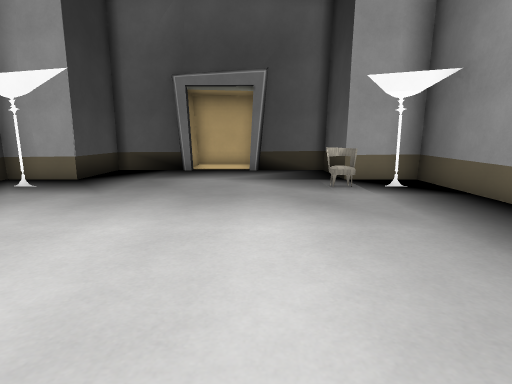
view 1 (above)

13 first-person views from a walk through a level from a Godot 3-D game. The camera is 1.2 m above the floor, tilts 10° down and sees 80° across. The floor is counted in squares, 1 m on a side. Each view is taken from the middle of a square. On the plan, view 1 faces up. The plan holds only what a view shows up to about 13 squares ahead; the rest is blank. The place goes on beyond the plan. Characters and animated objects are not drawn. Door leaves are left out where a doorway can be walked through. Some surface patterns are stand-ins.

view 2
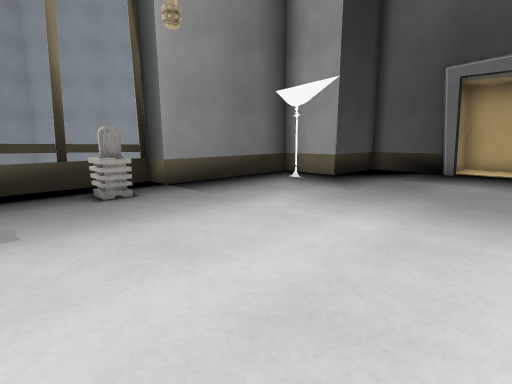

view 3
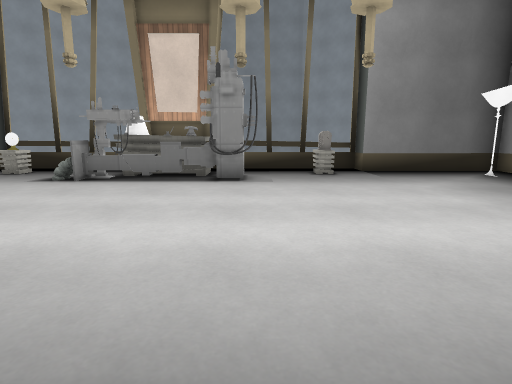

view 4
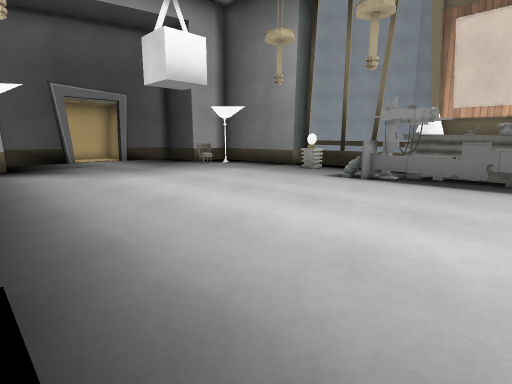

view 5
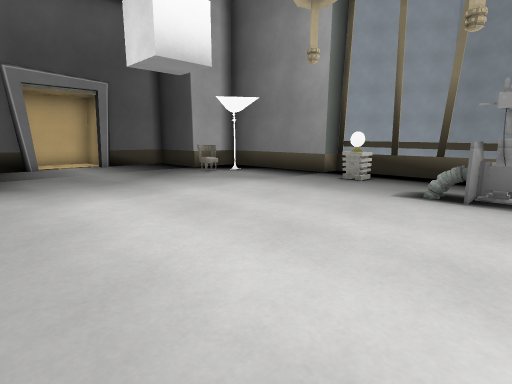

view 6
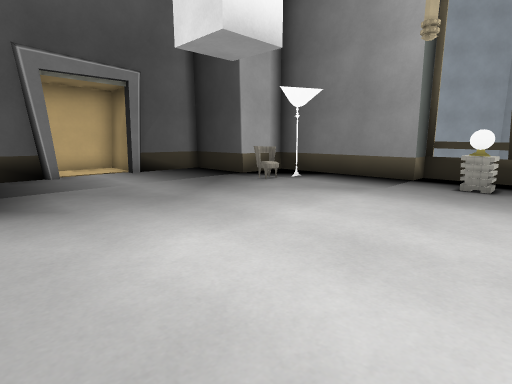

view 7
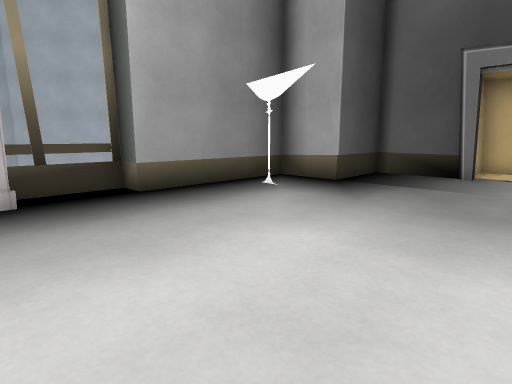

view 8
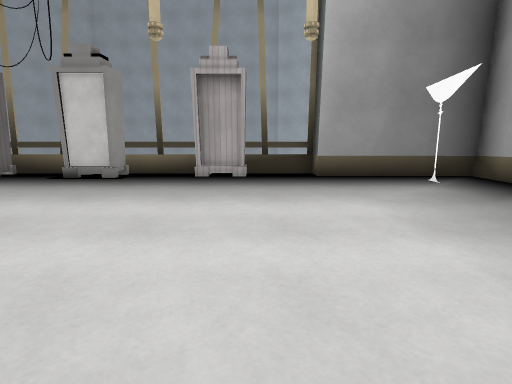

view 9
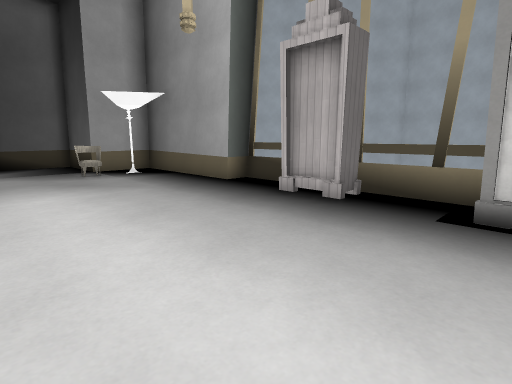

view 10
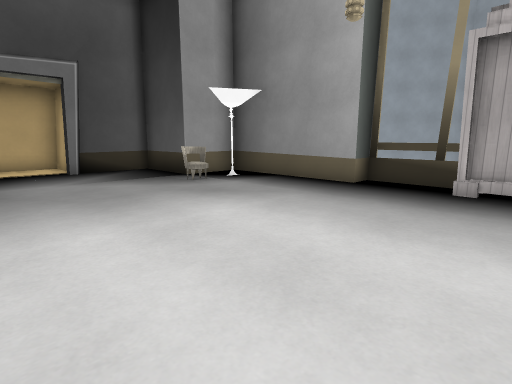

view 11
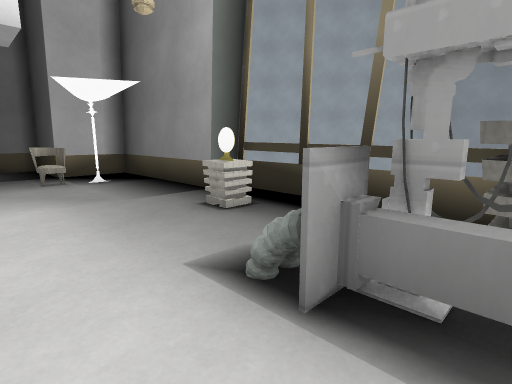

view 12
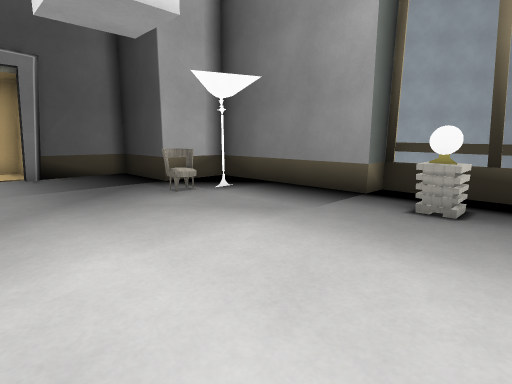

view 13
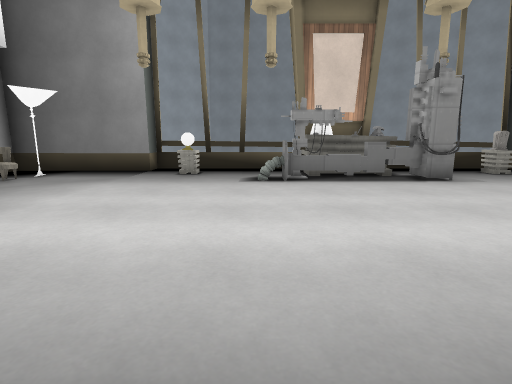

### Floor plan
Points are (right, up) in squares from view 1. A wall is a line through its corners. A room is listed if a view was taken in it or the views show most of it. See-through windows are left out.
Room 1 (views 1, 2, 3, 4, 5, 6, 7, 8, 9, 10, 11, 12, 13)
walls: (-8.1, -1.9) (-8.1, -4.1); (5.5, -6) (5.5, 0.5); (-7.5, -10) (-7.4, -15) (-6.7, -15); (-8.4, -9.5) (-8.4, -10) (-7.3, -10) (-7.3, -11.7); (5.5, 3.5) (5.5, 4) (4.8, 4) (4.8, 9); (-5.3, -15) (-5.3, -17.8) (-2.6, -17.8); (-7.6, 8.2) (-7.6, 4); (-7.4, -15) (-5.3, -15); (5.1, 9) (2.6, 9) (2.6, 11.7) (-0.1, 11.7); (-2.6, 11.6) (-2.9, 11.6); (-3.5, -17.6) (-2.5, -17.6); (-2.6, 11.7) (-5.3, 11.7) (-5.3, 9) (-7.4, 9) (-7.4, 4) (-8.4, 4) (-8.4, 3.5); (-0.1, -17.6) (0.1, -17.6) (0.2, -17.8); (-3, -17.8) (-2.6, -17.3); (-0.2, -17.8) (2.7, -17.8) (2.7, -15) (4.7, -15) (4.8, -10) (5.5, -10) (5.5, -7.6); (0.3, 11.9) (0.1, 11.6) (-0.1, 11.6)
low walls: (-8.1, -9.5) (-8.1, -10); (-8.1, 4) (-8.1, 3.5); (5, 4.4) (5, 5.6); (5, 6) (5.1, 7.3); (5.1, 7.6) (5.1, 9)
ways out: open door at (-1, -18) to room 2; open door at (-1, 12) to room 3; gap at (6, -8); gap at (6, -5); gap at (6, -1)
objects: clock (-7, -8); desk (-7, -4) to (-6, -2); desk (-7, 2) to (-6, 2); table (-6, -8); lamp (-6, -4); other object (-6, -2); tub (-5, -5); machine (-5, -4); machine (-5, -3) to (-5, -2); machine (-5, -1) to (-5, 0); chair (-4, -13); chair (2, 8); bookshelf (5, -7) to (5, -6); bookshelf (5, 0) to (5, 1)
Room 2 (no view inside)
walls: (-2.6, -17.3) (-2.6, -19.7) (-0.5, -19.7); (-0.1, -19.5) (-0.1, -17.6)
ways out: open door at (-1, -18) to room 1
Room 3 (no view inside)
walls: (-2.6, 13.5) (-2.6, 11.6); (-0.5, 13.8) (-2.5, 13.8); (-0.1, 11.6) (-0.1, 13.5)
ways out: open door at (-1, 12) to room 1

Where each view was taken, in squares from view 1:
view 1: 0 up, 0 right, facing up
view 2: 0 up, 0 right, facing up-left
view 3: 0 up, 4 right, facing left
view 4: 1 down, 4 right, facing down-left
view 5: 4 down, 2 right, facing down-left
view 6: 7 down, 2 right, facing down-left
view 7: 7 down, 2 left, facing down-right
view 8: 8 down, 5 left, facing right
view 9: 3 down, 1 left, facing up-right
view 10: 0 up, 3 left, facing up-right
view 11: 4 down, 3 left, facing down-left
view 12: 7 down, 1 left, facing down-left
view 13: 6 down, 4 right, facing left
